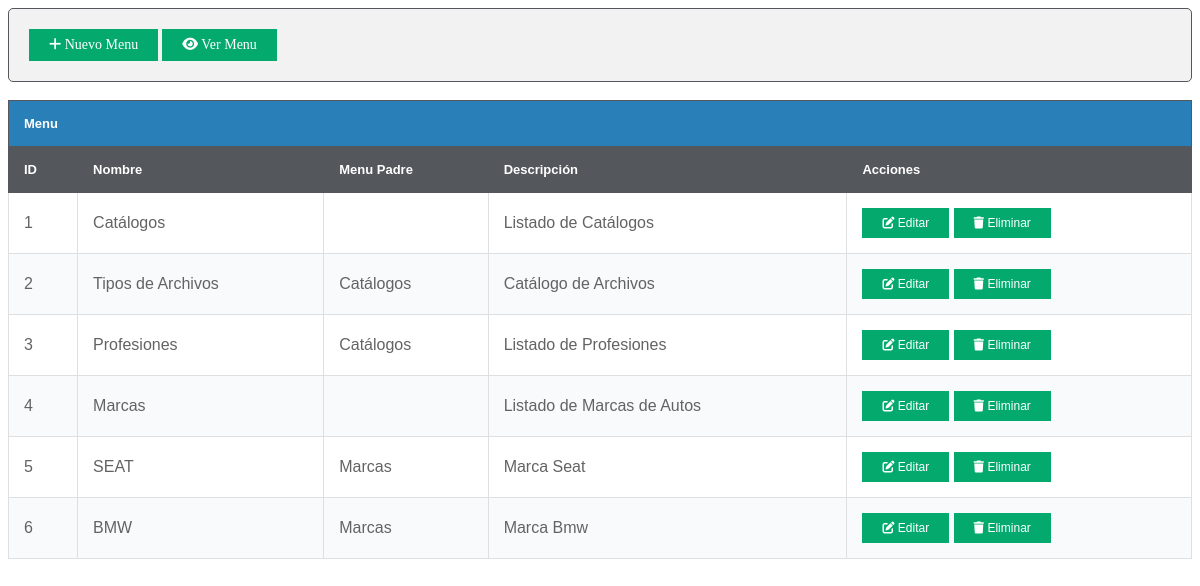
The page / on the database its author committed.
### tables this page shows
CREATE TABLE `menu` (
  `id` bigint(20) NOT NULL AUTO_INCREMENT,
  `name` varchar(255) NOT NULL,
  `description` text NOT NULL,
  `parent_id` bigint(20) DEFAULT NULL,
  `created_at` timestamp NULL DEFAULT NULL,
  `updated_at` timestamp NULL DEFAULT NULL,
  PRIMARY KEY (`id`)
);

### src/Controller.php (called while the page is built, shortened)
<?php
class Controller
{
    protected function render($view, $data = [])
    {
        extract($data);
        include "Views/$view.php";
    }
}

### src/Controllers/HomeController.php (called while the page is built, shortened)
<?php
class HomeController extends Controller
{
    public function index()
    {
        $menu_model = new Menu();
        $all_menu = $menu_model->get_all_ordered();
        $message = isset($_GET['message']) ? $_GET['message']: null;
        $message_update = isset($_GET['message_update']) ? $_GET['message_update']: null;
        $message_delete = isset($_GET['message_delete']) ? $_GET['message_delete']: null;
        $this->render('index', ['list' => $all_menu, 'message'=>$message, 'message_update'=>$message_update, 'message_delete'=>$message_delete]);
    }
}

### src/Routes/index.php (called while the page is built, shortened)
<?php
$router = new Router();
$router->get('/', HomeController::class, 'index');
$router->get('/menu', HomeController::class, 'menu');
$router->get('/new', HomeController::class, 'new');
$router->post('/store', HomeController::class, 'store');
$router->get('/edit', HomeController::class, 'edit');
$router->post('/update', HomeController::class, 'update');
$router->post('/delete', HomeController::class, 'delete');
$router->get('/description', HomeController::class, 'description');
$router->dispatch();

### public/index.php (called while the page is built, shortened)
<?php
$router = require '../src/Routes/index.php';

### src/Services/DatabaseService.php (called while the page is built, shortened)
<?php
class DatabaseService {
    private $host = 'localhost';
    private $username = 'root';
    private $password = '';
    private $db_name = 'menu_catalog';
    private $port = 3306;
    private $conn;
    public function __construct() {
        try {
            $this->dsn = "mysql:host=$this->host;dbname=$this->db_name;port=$this->port;charset=UTF8";
            $this->conn = new  \PDO($this->dsn, $this->username, $this->password);
        } catch (\PDOException $e) {
            echo $e->getMessage();
        }
    }
    public function query($sql, $col_name = array()) {
        $sth = $this->conn->prepare($sql);
        if (!empty($col_name)) {
            $sth->execute($col_name);
        }else{
            $sth->execute();
        }
        return $sth->fetchAll(\PDO::FETCH_ASSOC);
    }
    public function close() {
        $this->conn = null ;
    }
}

### src/Models/Menu.php (called while the page is built, shortened)
<?php
class Menu
{
    private $db;
    public function __construct() {
        $this->db = new DatabaseService();
    }
    public function get_all_ordered() {
        $sql  = " SELECT m1.id, m1.name, m1.description, ";
        $sql .= " (select m2.name from menu as m2 where m2.id = m1.parent_id limit 1) as parent ";
        $sql .= " FROM menu as m1 order by m1.id ";
        return $this->db->query($sql);
    }
}

### src/Views/index.php (the view, shortened to what this page needs)
<!DOCTYPE html>
<html lang="en">
  <head>
    <link rel="stylesheet" href="css/all.min.css" />
    <link rel="stylesheet" href="css/main.css" />
  </head>
  <body>
  <?php
    if(isset($list)) {
    ?>
        <div class="main_div">
            <a href="/new" class="button_main"><i class="fa-solid fa-plus"></i> Nuevo Menu</a>
            <a href="/menu" class="button_main"><i class="fa-solid fa-eye"></i> Ver Menu</a>
        </div>
        <br>
        <table>
            <thead>
                <tr >
                    <td colspan="5" class="table_header">Menu</td>
                </tr>
                <tr>
                    <td>ID</td>
                    <td>Nombre</td>
                    <td>Menu Padre</td>
                    <td>Descripción</td>
                    <td>Acciones</td>
                </tr>
            </thead>
            <tbody>
            <?php foreach($list as $value) { ?>
                <tr>
                    <td><?php echo $value['id']; ?> </td>
                    <td><?php echo $value['name']; ?></td>
                    <td><?php echo $value['parent']; ?></td>
                    <td><?php echo $value['description']; ?></td>
                    <td><a href="/edit?id=<?php echo $value['id']; ?>" class="button"><i class="fa-solid fa-pen-to-square"></i> Editar</a>   <a onclick="remove(<?php echo $value['id']; ?>);" href="#" class="button"><i class="fa-solid fa-trash"></i> Eliminar</a></td>
                </tr>
            <?php } ?>
            </tbody>
        </table>
    <?php
    }
    ?>
  </body>
</html>

### src/Router.php (shortened to what this page needs)
<?php
class Router
{
    protected $routes = [];
    private function addRoute($route, $controller, $action, $method)
    {
        $this->routes[$method][$route] = ['controller' => $controller, 'action' => $action];
    }
    public function dispatch()
    {
        $uri = strtok($_SERVER['REQUEST_URI'], '?');
        $method =  $_SERVER['REQUEST_METHOD'];
        if (array_key_exists($uri, $this->routes[$method])) {
            $action = $this->routes[$method][$uri]['action'];
            $controller = new $controller();
            $controller->$action();
        } else {
            throw new \Exception("No route found for URI: $uri");
        }
    }
}

### public/css/main.css (style rules this page uses)
a { text-decoration: none; }
table { border-collapse: collapse; font-family: Tahoma, Geneva, sans-serif; }
table td { padding: 15px; }
table thead td { background-color: #54585d; color: #ffffff; font-weight: bold; font-size: 13px; border: 1px solid #54585d; }
table tbody td { color: #636363; border: 1px solid #dddfe1; }
table tbody tr { background-color: #f9fafb; }
table tbody tr:nth-child(odd) { background-color: #ffffff; }
.table_header { background: #2980b9 !important; }
.button { background-color: #04AA6D; border: none; color: white; padding: 8px 20px; text-align: center; text-decoration: none; display: inline-block; font-size: 12px; }
.button_main { background-color: #04AA6D; border: none; color: white; padding: 8px 20px; text-align: center; text-decoration: none; display: inline-block; font-size: 14px; }
body { display:flex; flex-direction:column; justify-content:flex-start; min-height:100vh; }
div { border-radius: 5px; background-color: #f2f2f2; padding: 20px; }
.main_div { border: 1px solid #54585d; }

### rows shown on the page
menu: id "1", name "Catálogos", description "Listado de Catálogos"
menu: id "2", name "Tipos de Archivos", parent "Catálogos", description "Catálogo de Archivos"
menu: id "3", name "Profesiones", parent "Catálogos", description "Listado de Profesiones"
menu: id "4", name "Marcas", description "Listado de Marcas de Autos"
menu: id "5", name "SEAT", parent "Marcas", description "Marca Seat"
menu: id "6", name "BMW", parent "Marcas", description "Marca Bmw"
